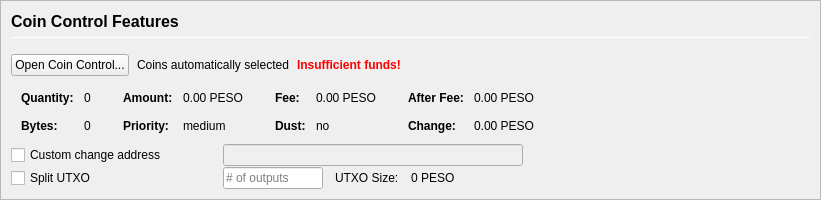
         <widget class="QFrame" name="frameCoinControl">
          <property name="sizePolicy">
           <sizepolicy hsizetype="Expanding" vsizetype="Expanding">
            <horstretch>0</horstretch>
            <verstretch>0</verstretch>
           </sizepolicy>
          </property>
          <property name="maximumSize">
           <size>
            <width>16777215</width>
            <height>16777215</height>
           </size>
          </property>
          <property name="frameShape">
           <enum>QFrame::StyledPanel</enum>
          </property>
          <property name="frameShadow">
           <enum>QFrame::Sunken</enum>
          </property>
          <layout class="QVBoxLayout" name="verticalLayoutCoinControl2">
           <property name="spacing">
            <number>0</number>
           </property>
           <property name="leftMargin">
            <number>0</number>
           </property>
           <property name="topMargin">
            <number>0</number>
           </property>
           <property name="rightMargin">
            <number>0</number>
           </property>
           <property name="bottomMargin">
            <number>0</number>
           </property>
           <item>
            <widget class="QFrame" name="frameCoinControl_BG">
             <layout class="QVBoxLayout" name="verticalLayoutCoinControl" stretch="0,0,0,0,0,0">
              <property name="spacing">
               <number>1</number>
              </property>
              <property name="leftMargin">
               <number>10</number>
              </property>
              <property name="topMargin">
               <number>10</number>
              </property>
              <item>
               <layout class="QHBoxLayout" name="horizontalLayoutCoinControl1">
                <property name="bottomMargin">
                 <number>15</number>
                </property>
                <item>
                 <layout class="QVBoxLayout" name="verticalLayout_3">
                  <property name="spacing">
                   <number>6</number>
                  </property>
                  <item>
                   <widget class="QLabel" name="labelCoinControlFeatures">
                    <property name="sizePolicy">
                     <sizepolicy hsizetype="Preferred" vsizetype="Maximum">
                      <horstretch>0</horstretch>
                      <verstretch>0</verstretch>
                     </sizepolicy>
                    </property>
                    <property name="minimumSize">
                     <size>
                      <width>0</width>
                      <height>20</height>
                     </size>
                    </property>
                    <property name="font">
                     <font>
                      <pointsize>12</pointsize>
                      <weight>75</weight>
                      <bold>true</bold>
                     </font>
                    </property>
                    <property name="styleSheet">
                     <string notr="true">font-weight:bold;</string>
                    </property>
                    <property name="text">
                     <string>Coin Control Features</string>
                    </property>
                   </widget>
                  </item>
                  <item>
                   <widget class="Line" name="line">
                    <property name="minimumSize">
                     <size>
                      <width>0</width>
                      <height>1</height>
                     </size>
                    </property>
                    <property name="maximumSize">
                     <size>
                      <width>16777215</width>
                      <height>1</height>
                     </size>
                    </property>
                    <property name="orientation">
                     <enum>Qt::Horizontal</enum>
                    </property>
                   </widget>
                  </item>
                 </layout>
                </item>
               </layout>
              </item>
              <item>
               <layout class="QHBoxLayout" name="horizontalLayoutCoinControl2" stretch="0,0,0,0">
                <property name="spacing">
                 <number>8</number>
                </property>
                <property name="bottomMargin">
                 <number>10</number>
                </property>
                <item>
                 <widget class="QPushButton" name="pushButtonCoinControl">
                  <property name="styleSheet">
                   <string notr="true"/>
                  </property>
                  <property name="text">
                   <string>Open Coin Control...</string>
                  </property>
                  <property name="autoDefault">
                   <bool>false</bool>
                  </property>
                 </widget>
                </item>
                <item>
                 <widget class="QLabel" name="labelCoinControlAutomaticallySelected">
                  <property name="text">
                   <string>Coins automatically selected</string>
                  </property>
                  <property name="margin">
                   <number>5</number>
                  </property>
                 </widget>
                </item>
                <item>
                 <widget class="QLabel" name="labelCoinControlInsuffFunds">
                  <property name="font">
                   <font>
                    <weight>75</weight>
                    <bold>true</bold>
                   </font>
                  </property>
                  <property name="styleSheet">
                   <string notr="true">color:red;font-weight:bold;</string>
                  </property>
                  <property name="text">
                   <string>Insufficient funds!</string>
                  </property>
                  <property name="margin">
                   <number>5</number>
                  </property>
                 </widget>
                </item>
                <item>
                 <spacer name="horizontalSpacerCoinControl">
                  <property name="orientation">
                   <enum>Qt::Horizontal</enum>
                  </property>
                  <property name="sizeHint" stdset="0">
                   <size>
                    <width>40</width>
                    <height>1</height>
                   </size>
                  </property>
                 </spacer>
                </item>
               </layout>
              </item>
              <item>
               <widget class="QWidget" name="widgetCoinControl" native="true">
                <property name="sizePolicy">
                 <sizepolicy hsizetype="Preferred" vsizetype="Preferred">
                  <horstretch>0</horstretch>
                  <verstretch>0</verstretch>
                 </sizepolicy>
                </property>
                <property name="minimumSize">
                 <size>
                  <width>0</width>
                  <height>0</height>
                 </size>
                </property>
                <property name="styleSheet">
                 <string notr="true"/>
                </property>
                <layout class="QHBoxLayout" name="horizontalLayoutCoinControl5">
                 <property name="leftMargin">
                  <number>0</number>
                 </property>
                 <property name="topMargin">
                  <number>0</number>
                 </property>
                 <property name="rightMargin">
                  <number>0</number>
                 </property>
                 <property name="bottomMargin">
                  <number>0</number>
                 </property>
                 <item>
                  <layout class="QHBoxLayout" name="horizontalLayoutCoinControl3" stretch="0,0,0,1">
                   <property name="spacing">
                    <number>20</number>
                   </property>
                   <property name="topMargin">
                    <number>0</number>
                   </property>
                   <property name="bottomMargin">
                    <number>10</number>
                   </property>
                   <item>
                    <layout class="QFormLayout" name="formLayoutCoinControl1">
                     <property name="horizontalSpacing">
                      <number>10</number>
                     </property>
                     <property name="verticalSpacing">
                      <number>14</number>
                     </property>
                     <property name="leftMargin">
                      <number>10</number>
                     </property>
                     <property name="topMargin">
                      <number>4</number>
                     </property>
                     <property name="rightMargin">
                      <number>6</number>
                     </property>
                     <item row="0" column="0">
                      <widget class="QLabel" name="labelCoinControlQuantityText">
                       <property name="font">
                        <font>
                         <weight>75</weight>
                         <bold>true</bold>
                        </font>
                       </property>
                       <property name="text">
                        <string>Quantity:</string>
                       </property>
                       <property name="margin">
                        <number>0</number>
                       </property>
                      </widget>
                     </item>
                     <item row="0" column="1">
                      <widget class="QLabel" name="labelCoinControlQuantity">
                       <property name="cursor">
                        <cursorShape>IBeamCursor</cursorShape>
                       </property>
                       <property name="contextMenuPolicy">
                        <enum>Qt::ActionsContextMenu</enum>
                       </property>
                       <property name="text">
                        <string notr="true">0</string>
                       </property>
                       <property name="margin">
                        <number>0</number>
                       </property>
                       <property name="textInteractionFlags">
                        <set>Qt::LinksAccessibleByMouse|Qt::TextSelectableByKeyboard|Qt::TextSelectableByMouse</set>
                       </property>
                      </widget>
                     </item>
                     <item row="1" column="0">
                      <widget class="QLabel" name="labelCoinControlBytesText">
                       <property name="font">
                        <font>
                         <weight>75</weight>
                         <bold>true</bold>
                        </font>
                       </property>
                       <property name="text">
                        <string>Bytes:</string>
                       </property>
                      </widget>
                     </item>
                     <item row="1" column="1">
                      <widget class="QLabel" name="labelCoinControlBytes">
                       <property name="cursor">
                        <cursorShape>IBeamCursor</cursorShape>
                       </property>
                       <property name="contextMenuPolicy">
                        <enum>Qt::ActionsContextMenu</enum>
                       </property>
                       <property name="text">
                        <string notr="true">0</string>
                       </property>
                       <property name="textInteractionFlags">
                        <set>Qt::LinksAccessibleByMouse|Qt::TextSelectableByKeyboard|Qt::TextSelectableByMouse</set>
                       </property>
                      </widget>
                     </item>
                    </layout>
                   </item>
                   <item>
                    <layout class="QFormLayout" name="formLayoutCoinControl2">
                     <property name="horizontalSpacing">
                      <number>10</number>
                     </property>
                     <property name="verticalSpacing">
                      <number>14</number>
                     </property>
                     <property name="leftMargin">
                      <number>6</number>
                     </property>
                     <property name="topMargin">
                      <number>4</number>
                     </property>
                     <property name="rightMargin">
                      <number>6</number>
                     </property>
                     <item row="0" column="0">
                      <widget class="QLabel" name="labelCoinControlAmountText">
                       <property name="font">
                        <font>
                         <weight>75</weight>
                         <bold>true</bold>
                        </font>
                       </property>
                       <property name="text">
                        <string>Amount:</string>
                       </property>
                       <property name="margin">
                        <number>0</number>
                       </property>
                      </widget>
                     </item>
                     <item row="0" column="1">
                      <widget class="QLabel" name="labelCoinControlAmount">
                       <property name="cursor">
                        <cursorShape>IBeamCursor</cursorShape>
                       </property>
                       <property name="contextMenuPolicy">
                        <enum>Qt::ActionsContextMenu</enum>
                       </property>
                       <property name="text">
                        <string notr="true">0.00 PESO</string>
                       </property>
                       <property name="textInteractionFlags">
                        <set>Qt::LinksAccessibleByMouse|Qt::TextSelectableByKeyboard|Qt::TextSelectableByMouse</set>
                       </property>
                      </widget>
                     </item>
                     <item row="1" column="0">
                      <widget class="QLabel" name="labelCoinControlPriorityText">
                       <property name="font">
                        <font>
                         <weight>75</weight>
                         <bold>true</bold>
                        </font>
                       </property>
                       <property name="text">
                        <string>Priority:</string>
                       </property>
                      </widget>
                     </item>
                     <item row="1" column="1">
                      <widget class="QLabel" name="labelCoinControlPriority">
                       <property name="cursor">
                        <cursorShape>IBeamCursor</cursorShape>
                       </property>
                       <property name="contextMenuPolicy">
                        <enum>Qt::ActionsContextMenu</enum>
                       </property>
                       <property name="text">
                        <string>medium</string>
                       </property>
                       <property name="textInteractionFlags">
                        <set>Qt::LinksAccessibleByMouse|Qt::TextSelectableByKeyboard|Qt::TextSelectableByMouse</set>
                       </property>
                      </widget>
                     </item>
                    </layout>
                   </item>
                   <item>
                    <layout class="QFormLayout" name="formLayoutCoinControl3">
                     <property name="horizontalSpacing">
                      <number>10</number>
                     </property>
                     <property name="verticalSpacing">
                      <number>14</number>
                     </property>
                     <property name="leftMargin">
                      <number>6</number>
                     </property>
                     <property name="topMargin">
                      <number>4</number>
                     </property>
                     <property name="rightMargin">
                      <number>6</number>
                     </property>
                     <item row="0" column="0">
                      <widget class="QLabel" name="labelCoinControlFeeText">
                       <property name="font">
                        <font>
                         <weight>75</weight>
                         <bold>true</bold>
                        </font>
                       </property>
                       <property name="text">
                        <string>Fee:</string>
                       </property>
                       <property name="margin">
                        <number>0</number>
                       </property>
                      </widget>
                     </item>
                     <item row="0" column="1">
                      <widget class="QLabel" name="labelCoinControlFee">
                       <property name="cursor">
                        <cursorShape>IBeamCursor</cursorShape>
                       </property>
                       <property name="contextMenuPolicy">
                        <enum>Qt::ActionsContextMenu</enum>
                       </property>
                       <property name="text">
                        <string notr="true">0.00 PESO</string>
                       </property>
                       <property name="textInteractionFlags">
                        <set>Qt::LinksAccessibleByMouse|Qt::TextSelectableByKeyboard|Qt::TextSelectableByMouse</set>
                       </property>
                      </widget>
                     </item>
                     <item row="1" column="0">
                      <widget class="QLabel" name="labelCoinControlLowOutputText">
                       <property name="font">
                        <font>
                         <weight>75</weight>
                         <bold>true</bold>
                        </font>
                       </property>
                       <property name="text">
                        <string>Dust:</string>
                       </property>
                      </widget>
                     </item>
                     <item row="1" column="1">
                      <widget class="QLabel" name="labelCoinControlLowOutput">
                       <property name="cursor">
                        <cursorShape>IBeamCursor</cursorShape>
                       </property>
                       <property name="contextMenuPolicy">
                        <enum>Qt::ActionsContextMenu</enum>
                       </property>
                       <property name="text">
                        <string>no</string>
                       </property>
                       <property name="textInteractionFlags">
                        <set>Qt::LinksAccessibleByMouse|Qt::TextSelectableByKeyboard|Qt::TextSelectableByMouse</set>
                       </property>
                      </widget>
                     </item>
                    </layout>
                   </item>
                   <item>
                    <layout class="QFormLayout" name="formLayoutCoinControl4">
                     <property name="horizontalSpacing">
                      <number>10</number>
                     </property>
                     <property name="verticalSpacing">
                      <number>14</number>
                     </property>
                     <property name="leftMargin">
                      <number>6</number>
                     </property>
                     <property name="topMargin">
                      <number>4</number>
                     </property>
                     <property name="rightMargin">
                      <number>6</number>
                     </property>
                     <item row="0" column="0">
                      <widget class="QLabel" name="labelCoinControlAfterFeeText">
                       <property name="font">
                        <font>
                         <weight>75</weight>
                         <bold>true</bold>
                        </font>
                       </property>
                       <property name="text">
                        <string>After Fee:</string>
                       </property>
                       <property name="margin">
                        <number>0</number>
                       </property>
                      </widget>
                     </item>
                     <item row="0" column="1">
                      <widget class="QLabel" name="labelCoinControlAfterFee">
                       <property name="cursor">
                        <cursorShape>IBeamCursor</cursorShape>
                       </property>
                       <property name="contextMenuPolicy">
                        <enum>Qt::ActionsContextMenu</enum>
                       </property>
                       <property name="text">
                        <string notr="true">0.00 PESO</string>
                       </property>
                       <property name="textInteractionFlags">
                        <set>Qt::LinksAccessibleByMouse|Qt::TextSelectableByKeyboard|Qt::TextSelectableByMouse</set>
                       </property>
                      </widget>
                     </item>
                     <item row="1" column="0">
                      <widget class="QLabel" name="labelCoinControlChangeText">
                       <property name="font">
                        <font>
                         <weight>75</weight>
                         <bold>true</bold>
                        </font>
                       </property>
                       <property name="text">
                        <string>Change:</string>
                       </property>
                      </widget>
                     </item>
                     <item row="1" column="1">
                      <widget class="QLabel" name="labelCoinControlChange">
                       <property name="cursor">
                        <cursorShape>IBeamCursor</cursorShape>
                       </property>
                       <property name="contextMenuPolicy">
                        <enum>Qt::ActionsContextMenu</enum>
                       </property>
                       <property name="text">
                        <string notr="true">0.00 PESO</string>
                       </property>
                       <property name="textInteractionFlags">
                        <set>Qt::LinksAccessibleByMouse|Qt::TextSelectableByKeyboard|Qt::TextSelectableByMouse</set>
                       </property>
                      </widget>
                     </item>
                    </layout>
                   </item>
                  </layout>
                 </item>
                </layout>
               </widget>
              </item>
              <item>
               <layout class="QHBoxLayout" name="horizontalLayoutCoinControl4">
                <property name="spacing">
                 <number>12</number>
                </property>
                <property name="sizeConstraint">
                 <enum>QLayout::SetDefaultConstraint</enum>
                </property>
                <property name="topMargin">
                 <number>0</number>
                </property>
                <property name="rightMargin">
                 <number>0</number>
                </property>
                <item>
                 <widget class="QCheckBox" name="checkBoxCoinControlChange">
                  <property name="sizePolicy">
                   <sizepolicy hsizetype="Preferred" vsizetype="Preferred">
                    <horstretch>0</horstretch>
                    <verstretch>0</verstretch>
                   </sizepolicy>
                  </property>
                  <property name="minimumSize">
                   <size>
                    <width>200</width>
                    <height>0</height>
                   </size>
                  </property>
                  <property name="maximumSize">
                   <size>
                    <width>200</width>
                    <height>16777215</height>
                   </size>
                  </property>
                  <property name="toolTip">
                   <string>If this is activated, but the change address is empty or invalid, change will be sent to a newly generated address.</string>
                  </property>
                  <property name="text">
                   <string>Custom change address</string>
                  </property>
                 </widget>
                </item>
                <item>
                 <widget class="QValidatedLineEdit" name="lineEditCoinControlChange">
                  <property name="enabled">
                   <bool>false</bool>
                  </property>
                  <property name="sizePolicy">
                   <sizepolicy hsizetype="Preferred" vsizetype="Preferred">
                    <horstretch>0</horstretch>
                    <verstretch>0</verstretch>
                   </sizepolicy>
                  </property>
                  <property name="minimumSize">
                   <size>
                    <width>300</width>
                    <height>0</height>
                   </size>
                  </property>
                 </widget>
                </item>
                <item>
                 <widget class="QLabel" name="labelCoinControlChangeLabel">
                  <property name="sizePolicy">
                   <sizepolicy hsizetype="Preferred" vsizetype="Preferred">
                    <horstretch>0</horstretch>
                    <verstretch>0</verstretch>
                   </sizepolicy>
                  </property>
                  <property name="minimumSize">
                   <size>
                    <width>100</width>
                    <height>0</height>
                   </size>
                  </property>
                  <property name="text">
                   <string/>
                  </property>
                  <property name="margin">
                   <number>3</number>
                  </property>
                 </widget>
                </item>
               </layout>
              </item>
              <item>
               <layout class="QHBoxLayout" name="horizontalLayoutCoinControl6">
                <property name="spacing">
                 <number>12</number>
                </property>
                <property name="rightMargin">
                 <number>0</number>
                </property>
                <item>
                 <widget class="QCheckBox" name="splitBlockCheckBox">
                  <property name="sizePolicy">
                   <sizepolicy hsizetype="Preferred" vsizetype="Preferred">
                    <horstretch>0</horstretch>
                    <verstretch>0</verstretch>
                   </sizepolicy>
                  </property>
                  <property name="minimumSize">
                   <size>
                    <width>200</width>
                    <height>0</height>
                   </size>
                  </property>
                  <property name="maximumSize">
                   <size>
                    <width>200</width>
                    <height>16777215</height>
                   </size>
                  </property>
                  <property name="text">
                   <string>Split UTXO</string>
                  </property>
                 </widget>
                </item>
                <item>
                 <widget class="QLineEdit" name="splitBlockLineEdit">
                  <property name="sizePolicy">
                   <sizepolicy hsizetype="Preferred" vsizetype="Preferred">
                    <horstretch>50</horstretch>
                    <verstretch>0</verstretch>
                   </sizepolicy>
                  </property>
                  <property name="minimumSize">
                   <size>
                    <width>100</width>
                    <height>0</height>
                   </size>
                  </property>
                  <property name="maximumSize">
                   <size>
                    <width>100</width>
                    <height>16777215</height>
                   </size>
                  </property>
                  <property name="placeholderText">
                   <string># of outputs</string>
                  </property>
                 </widget>
                </item>
                <item>
                 <widget class="QLabel" name="labelBlockSizeText">
                  <property name="text">
                   <string>UTXO Size:</string>
                  </property>
                 </widget>
                </item>
                <item>
                 <widget class="QLabel" name="labelBlockSize">
                  <property name="text">
                   <string>0 PESO</string>
                  </property>
                 </widget>
                </item>
                <item>
                 <spacer name="horizontalSpacer_7">
                  <property name="orientation">
                   <enum>Qt::Horizontal</enum>
                  </property>
                  <property name="sizeHint" stdset="0">
                   <size>
                    <width>40</width>
                    <height>20</height>
                   </size>
                  </property>
                 </spacer>
                </item>
               </layout>
              </item>
              <item>
               <spacer name="verticalSpacerCoinControl">
                <property name="orientation">
                 <enum>Qt::Vertical</enum>
                </property>
                <property name="sizeHint" stdset="0">
                 <size>
                  <width>800</width>
                  <height>1</height>
                 </size>
                </property>
               </spacer>
              </item>
             </layout>
            </widget>
           </item>
          </layout>
         </widget>
